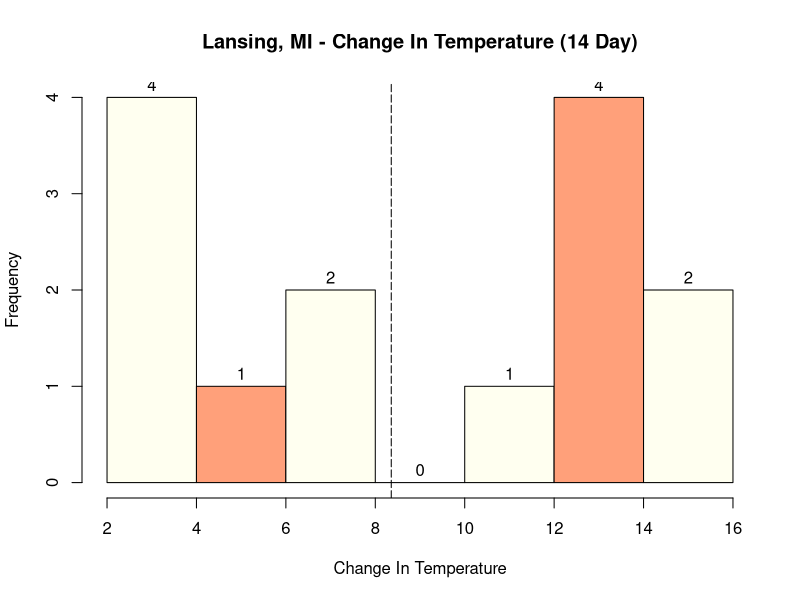
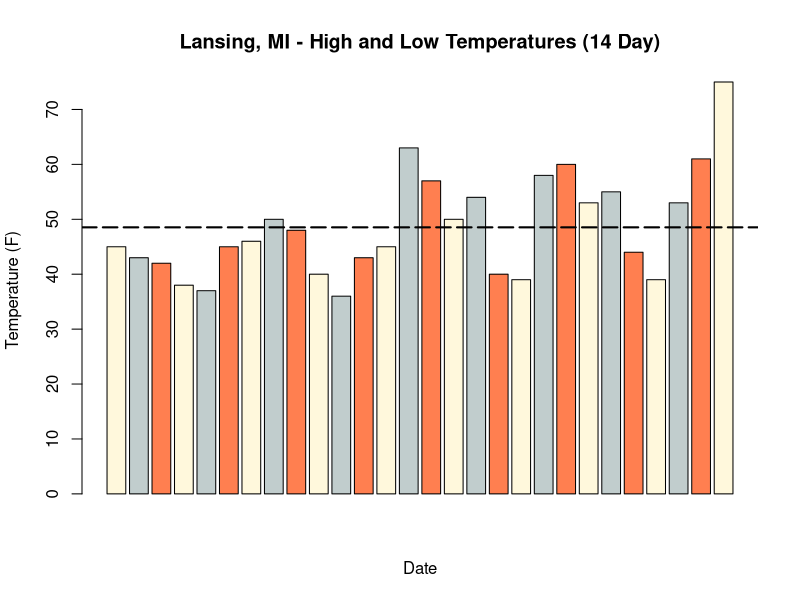
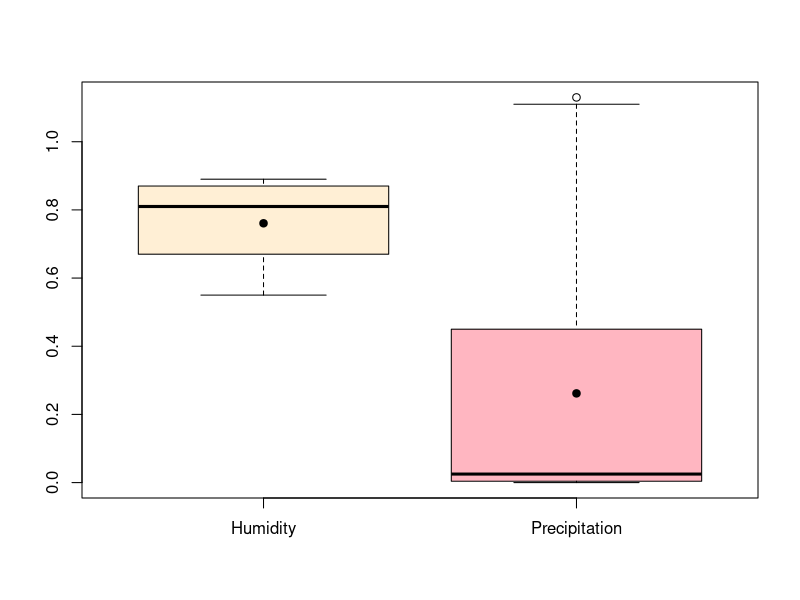

Here is the R script that generated these plots, in order:
{
  
  # Application 2-9 ----
  
  rm(list=ls());
  options(show.error.locations = TRUE);
  
  weatherData <- read.csv("_data/LansingWeather3.csv");
  
  ## Part 1 ----
  
  changeTemp <- weatherData$highTemp - weatherData$lowTemp
  
  hist(changeTemp, labels = TRUE, breaks = 8, right = FALSE,
       col = c("ivory", "lightsalmon"),
       main = "Lansing, MI - Change In Temperature (14 Day)",
       xlab = "Change In Temperature");
  
  mnchangeTemp <- mean(changeTemp);
  abline(v = mnchangeTemp, col = "black", lty = 5, lwd = 1);
  
  ## Part 2 ----
  
  tempData <- c(weatherData$lowTemp, weatherData$highTemp); # bind cols
  
  barplot(tempData, main = "Lansing, MI - High and Low Temperatures (14 Day)",
          xlab = "Date", ylab = "Temperature (F)",
          col = c("cornsilk", "azure3", "coral"));
  
  mnTemp <- mean(tempData);
  abline(h = mnTemp, col = "black", lty = 5, lwd = 2);
  
  ## Part 3 ----
  
  boxplot((weatherData$humidity/100), weatherData$precipitation,
          col = c("papayawhip", "lightpink"),
          names = c("Humidity", "Precipitation"));
  
  ## Part 4 ----
  
  mnHumid <- mean(weatherData$humidity/100); 
  mnPrecip <- mean(weatherData$precipitation);
  
  points(1, mnHumid, pch = 19);
  points(2, mnPrecip, pch = 19);
  
}
